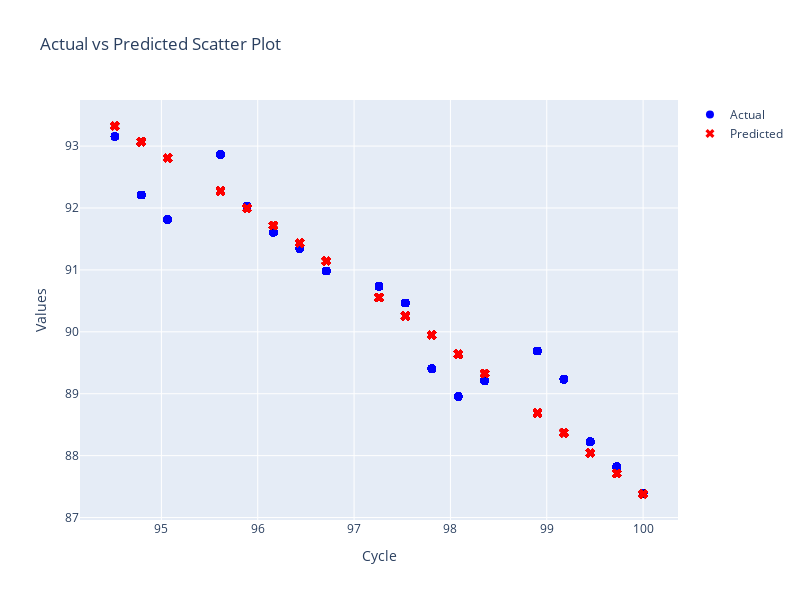

The code cell stored with this chart in its notebook:
### Code cell
import plotly.graph_objects as go


# Create a scatter plot
fig = go.Figure()

# Actual values
fig.add_trace(go.Scatter(
    x=X_test_original.flatten(),
    y=y_test_original.flatten(),
    mode='markers',
    marker=dict(color='blue', size=8, symbol='circle'),
    name='Actual'
))

# Predicted values
fig.add_trace(go.Scatter(
    x=X_test_original.flatten(),
    y=y_predict_original.flatten(),
    mode='markers',
    marker=dict(color='red', size=8, symbol='x'),
    name='Predicted'
))

# Customize layout
fig.update_layout(
    title='Actual vs Predicted Scatter Plot',
    xaxis_title='Cycle',
    yaxis_title='Values',
    showlegend=True,
    width=800,
    height=600
)

# Show the plot
fig.show()

### Figure 1 — Plotly figure (JSON) as saved in the notebook; plotly's stock layout.template omitted (floating-point values rounded to 4 significant figures; data arrays with more than 128 entries replaced by an {"elided": "..."} marker saying what was removed)
{"data": [{"marker": {"color": "blue", "size": 8, "symbol": "circle"}, "mode": "markers", "name": "Actual", "type": "scatter", "x": {"elided": "2541 float values"}, "y": {"elided": "2541 float values"}}, {"marker": {"color": "red", "size": 8, "symbol": "x"}, "mode": "markers", "name": "Predicted", "type": "scatter", "x": {"elided": "2541 float values"}, "y": {"elided": "2541 float values"}}], "layout": {"height": 600, "showlegend": true, "title": {"text": "Actual vs Predicted Scatter Plot"}, "width": 800, "xaxis": {"autorange": true, "range": [94.15, 100.4], "title": {"text": "Cycle"}, "type": "linear"}, "yaxis": {"autorange": true, "range": [86.96, 93.74], "title": {"text": "Values"}, "type": "linear"}}}
